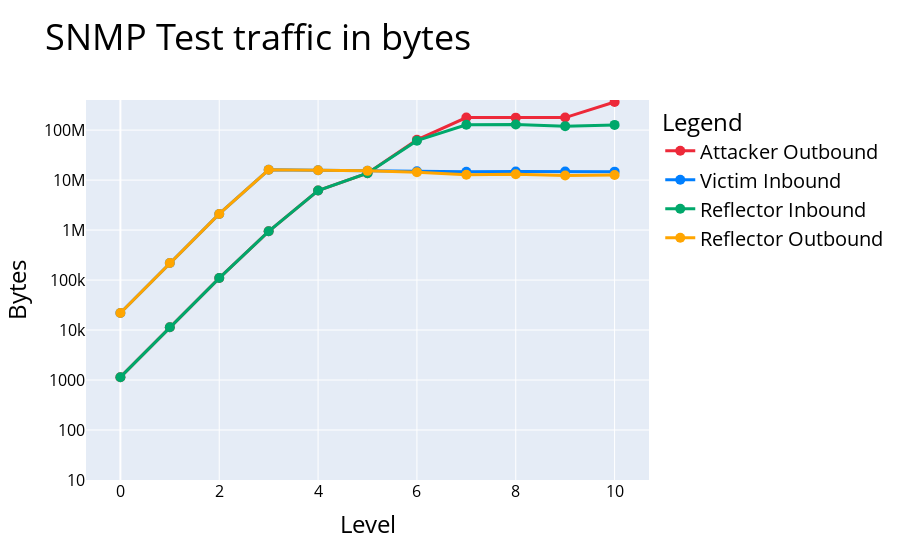

Write notebook code for a chart like this one.
### Markdown cell above
### Plotting

### Code cell
PlotLevelAttackData(attackerStats,victimStats,reflectorStats,Protocol,BytesOrPackets)

### Figure 1 — Plotly figure (JSON) as saved in the notebook; plotly's stock layout.template omitted (floating-point values rounded to 4 significant figures)
{"data": [{"hovertemplate": "variable=Attacker Outbound<br>Level=%{x}<br>value=%{y}<extra></extra>", "legendgroup": "Attacker Outbound", "line": {"color": "#ED2939", "dash": "solid", "width": 3}, "marker": {"size": 10, "symbol": "circle"}, "mode": "lines+markers", "name": "Attacker Outbound", "orientation": "v", "showlegend": true, "type": "scatter", "x": [0, 1, 2, 3, 4, 5, 6, 7, 8, 9, 10], "xaxis": "x", "y": [1140, 11400, 109592, 943388, 6193392, 13757292, 63786952, 178241888, 177508260, 178056144, 365358524], "yaxis": "y"}, {"hovertemplate": "variable=Victim Inbound<br>Level=%{x}<br>value=%{y}<extra></extra>", "legendgroup": "Victim Inbound", "line": {"color": "#007FFF", "dash": "solid", "width": 3}, "marker": {"size": 10, "symbol": "circle"}, "mode": "lines+markers", "name": "Victim Inbound", "orientation": "v", "showlegend": true, "type": "scatter", "x": [0, 1, 2, 3, 4, 5, 6, 7, 8, 9, 10], "xaxis": "x", "y": [21885, 218850, 2103878, 16054836, 15679873, 15285943, 14941619, 14597295, 14784047, 14862833, 14757785], "yaxis": "y"}, {"hovertemplate": "variable=Reflector Inbound<br>Level=%{x}<br>value=%{y}<extra></extra>", "legendgroup": "Reflector Inbound", "line": {"color": "#00A86B", "dash": "solid", "width": 3}, "marker": {"size": 10, "symbol": "circle"}, "mode": "lines+markers", "name": "Reflector Inbound", "orientation": "v", "showlegend": true, "type": "scatter", "x": [0, 1, 2, 3, 4, 5, 6, 7, 8, 9, 10], "xaxis": "x", "y": [1140, 11400, 109592, 943388, 6193392, 13757292, 61406936, 127481032, 129665424, 119897980, 127048744], "yaxis": "y"}, {"hovertemplate": "variable=Reflector Outbound<br>Level=%{x}<br>value=%{y}<extra></extra>", "legendgroup": "Reflector Outbound", "line": {"color": "orange", "dash": "solid", "width": 3}, "marker": {"size": 10, "symbol": "circle"}, "mode": "lines+markers", "name": "Reflector Outbound", "orientation": "v", "showlegend": true, "type": "scatter", "x": [0, 1, 2, 3, 4, 5, 6, 7, 8, 9, 10], "xaxis": "x", "y": [21885, 218850, 2103878, 16054836, 15679873, 15285943, 14425133, 12757496, 13094525, 12318337, 12646612], "yaxis": "y"}], "layout": {"legend": {"font": {"color": "black", "size": 20}, "title": {"font": {"color": "black", "size": 24}, "text": "Legend"}, "tracegroupgap": 0}, "title": {"font": {"color": "black", "size": 36}, "text": "SNMP Test traffic in bytes"}, "xaxis": {"anchor": "y", "domain": [0, 1], "tickfont": {"color": "black", "size": 16}, "title": {"font": {"color": "black", "size": 24}, "text": "Level"}}, "yaxis": {"anchor": "x", "domain": [0, 1], "range": [1, 8.602], "tickfont": {"color": "black", "size": 16}, "title": {"font": {"color": "black", "size": 24}, "text": "Bytes"}, "type": "log"}}}
